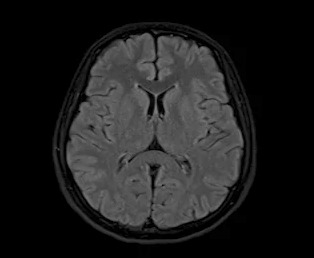
#> input picture splits_brain_tumor/test/not_tumor/no_tumor__image(100).jpg, 314 x 258 px; its folder holds 3 pictures in this run
$ python main_kmeans.py   (older library calls are emulated)
#> lines starting #> are read from the running program, lines starting #| are printed output that depends on the picture
#> (reads splits_brain_tumor/labels.json from the repository)
### feature_extraction_hog.py
# feature_extraction_hog.py
from __future__ import annotations

from pathlib import Path
from typing import Iterable, List, Tuple, Union, Optional

import numpy as np
from skimage.io import imread
from skimage.transform import resize
from skimage.feature import hog


PathLike = Union[str, Path]


def _flatten_paths_deep(obj) -> List[str]:

    out: List[str] = []

    def rec(x):
        if x is None:
            return
        if isinstance(x, (str, Path)):
            out.append(str(x))
            return
        if isinstance(x, (list, tuple, np.ndarray)):
            for y in x:
                rec(y)
            return
        out.append(str(x))

    rec(obj)
    return out


def _read_grayscale(path: str) -> np.ndarray:
    img = imread(path)
#> img is the input picture: shape (258, 314, 3); min 0, max 133, mean 29.2
    if img.ndim == 3:

        img = np.asarray(img[..., :3], dtype=np.float64)
        if img.max() > 1.5:
            img /= 255.0
        img = (
            0.2125 * img[..., 0]
            + 0.7154 * img[..., 1]
            + 0.0721 * img[..., 2]
        )
#> img: shape (258, 314) float64
    else:
        img = img.astype(np.float64)
        if img.max() > 1.5:
            img = img / 255.0
    img = np.asarray(img, dtype=np.float64)
    if not np.all(np.isfinite(img)):
        raise ValueError(f"Image contains non-finite values: {path}")
    return np.clip(img, 0.0, 1.0)


def extract_features(
    image_paths,
    image_size: Tuple[int, int] = (128, 128),
    orientations: int = 9,
    pixels_per_cell: Tuple[int, int] = (8, 8),
    cells_per_block: Tuple[int, int] = (2, 2),
    block_norm: str = "L2-Hys",
    skip_errors: bool = True,
) -> np.ndarray:

    paths = _flatten_paths_deep(image_paths)

    feats = []
    kept_paths = 0
    for p in paths:
        try:
            img = _read_grayscale(p)
            if image_size is not None:
                img = resize(
                    img, image_size, anti_aliasing=True, preserve_range=True
                ).astype(np.float64)
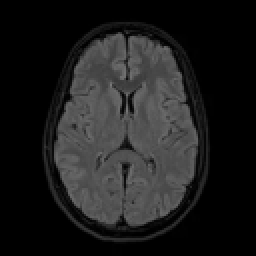
#> img: shape (128, 128) float64 (shown 2 times larger); min 0, max 0.476, mean 0.115
                if img.max() > 1.5:
                    img = img / 255.0

            f = hog(
                img,
                orientations=orientations,
                pixels_per_cell=pixels_per_cell,
                cells_per_block=cells_per_block,
                block_norm=block_norm,
                feature_vector=True,
            )
#> f = 8100 values, max 1 at index 639, min 0 at index 0, mean 0.0856
            feats.append(f.astype(np.float32))
            kept_paths += 1
        except Exception as e:
            if not skip_errors:
                raise
            continue

    if len(feats) == 0:
        raise RuntimeError(
            "HOG extract_features: no features extracted. "
            "Check paths / image formats. (All files may have failed to load.)"
        )

    X = np.vstack(feats).astype(np.float32)
    return X

### clustering_utils.py
"""Shared loading, evaluation, and plotting helpers for clustering experiments."""

import json
from pathlib import Path
import shutil

import matplotlib.pyplot as plt
import numpy as np
from scipy.optimize import linear_sum_assignment
from sklearn.metrics import (
    adjusted_rand_score,
    confusion_matrix,
    normalized_mutual_info_score,
    silhouette_score,
)

from feature_extraction_handcrafted import extract_features as extract_handcrafted
from feature_extraction_hog import extract_features as extract_hog


EXTENSIONS = {".jpg", ".jpeg", ".png", ".bmp", ".tif", ".tiff", ".webp"}


def load_metadata(splits_dir: Path):
    metadata = json.loads((splits_dir / "labels.json").read_text(encoding="utf-8"))
    return metadata["classes"], metadata["class_to_label"]


def load_split(splits_dir: Path, split: str, classes, class_to_label):
    paths, labels = [], []
    for class_name in classes:
        images = sorted(
            p for p in (splits_dir / split / class_name).glob("*")
            if p.suffix.lower() in EXTENSIONS
        )
        paths.extend(str(path) for path in images)
        labels.extend([class_to_label[class_name]] * len(images))
    return paths, np.asarray(labels, dtype=int)


def extract(feature_name: str, paths):
    extractors = {"hog": extract_hog, "handcrafted": extract_handcrafted}
    if feature_name not in extractors:
        raise ValueError("feature must be 'hog' or 'handcrafted'")
    features = np.asarray(extractors[feature_name](paths), dtype=np.float64)
    if features.shape[0] != len(paths):
        raise ValueError(
            "Feature extraction skipped one or more images; labels would no "
            "longer align with samples. Re-run with valid image files."
        )
    if not np.all(np.isfinite(features)):
        raise ValueError("Extracted features contain NaN or infinite values.")
    return features


def safe_pca_transform(pca, features):
    """Apply a fitted PCA without NumPy/BLAS matrix multiplication.

    Some macOS Python 3.9 environments used by this repository produce
    spurious overflow values for otherwise finite arrays when ``@`` is used.
    ``einsum(..., optimize=False)`` computes the identical projection using
    direct contractions and avoids that broken backend.
    """
    values = np.asarray(features, dtype=np.float64)
    centred = values - np.asarray(pca.mean_, dtype=np.float64)
    components = np.asarray(pca.components_, dtype=np.float64)
    transformed = np.einsum("ij,kj->ik", centred, components, optimize=False)
    if not np.all(np.isfinite(transformed)):
        raise FloatingPointError("PCA projection produced non-finite values.")
    return transformed


def optimal_mapping(y_true, clusters):
    true_values = np.unique(y_true)
    cluster_values = np.unique(clusters)
    counts = np.zeros((len(cluster_values), len(true_values)), dtype=int)
    for row, cluster in enumerate(cluster_values):
        for column, label in enumerate(true_values):
            counts[row, column] = np.sum((clusters == cluster) & (y_true == label))
    rows, columns = linear_sum_assignment(-counts)
    mapping = {int(cluster_values[r]): int(true_values[c]) for r, c in zip(rows, columns)}
    majority = int(np.bincount(y_true).argmax())
    return mapping, majority


def evaluate(y_true, clusters, embedding=None):
    mapping, majority = optimal_mapping(y_true, clusters)
    mapped = np.asarray([mapping.get(int(c), majority) for c in clusters], dtype=int)
    non_noise = clusters != -1
    silhouette = None
    if embedding is not None and np.unique(clusters[non_noise]).size > 1:
        silhouette = float(silhouette_score(embedding[non_noise], clusters[non_noise]))
    return {
        "ARI": float(adjusted_rand_score(y_true, clusters)),
        "NMI": float(normalized_mutual_info_score(y_true, clusters)),
        "mapped_accuracy": float(np.mean(mapped == y_true)),
        "silhouette": silhouette,
        "mapping": mapping,
    }, mapped


def save_confusion(out_path: Path, y_true, mapped, classes, title: str):
    matrix = confusion_matrix(y_true, mapped, labels=range(len(classes)))
    fig, axis = plt.subplots(figsize=(5, 4))
    image = axis.imshow(matrix, cmap="Blues")
    axis.set(xticks=range(len(classes)), yticks=range(len(classes)))
    axis.set_xticklabels(classes, rotation=20, ha="right")
    axis.set_yticklabels(classes)
    axis.set_xlabel("Mapped cluster")
    axis.set_ylabel("True class")
    axis.set_title(title)
    for i in range(len(classes)):
        for j in range(len(classes)):
            axis.text(j, i, str(matrix[i, j]), ha="center", va="center")
    fig.colorbar(image, ax=axis)
    fig.tight_layout()
    fig.savefig(out_path, dpi=160)
    plt.close(fig)


def save_representatives(out_dir: Path, paths, embedding, clusters, top_k=8):
    root = out_dir / "representatives"
    root.mkdir(parents=True, exist_ok=True)
    for cluster in np.unique(clusters):
        indices = np.where(clusters == cluster)[0]
        if not len(indices):
            continue
        centre = embedding[indices].mean(axis=0)
        order = indices[np.argsort(np.linalg.norm(embedding[indices] - centre, axis=1))]
        cluster_dir = root / ("noise" if cluster == -1 else f"cluster_{cluster}")
        cluster_dir.mkdir(exist_ok=True)
        for rank, index in enumerate(order[:top_k], start=1):
            source = Path(paths[int(index)])
            shutil.copy2(source, cluster_dir / f"{rank:02d}_{source.name}")

### feature_extraction_handcrafted.py
# feature_extraction_handcrafted.py
from __future__ import annotations

from pathlib import Path
from typing import List, Tuple, Union

import numpy as np
from skimage.io import imread
from skimage.transform import resize
from skimage.feature import local_binary_pattern, graycomatrix, graycoprops


PathLike = Union[str, Path]


def _flatten_paths_deep(obj) -> List[str]:
    out: List[str] = []

    def rec(x):
        if x is None:
            return
        if isinstance(x, (str, Path)):
            out.append(str(x))
            return
        if isinstance(x, (list, tuple, np.ndarray)):
            for y in x:
                rec(y)
            return
        out.append(str(x))

    rec(obj)
    return out


def _read_grayscale(path: str) -> np.ndarray:
    img = imread(path)
    if img.ndim == 3:
        img = np.asarray(img[..., :3], dtype=np.float64)
        if img.max() > 1.5:
            img /= 255.0
        img = (
            0.2125 * img[..., 0]
            + 0.7154 * img[..., 1]
            + 0.0721 * img[..., 2]
        )
    else:
        img = img.astype(np.float64)
        if img.max() > 1.5:
            img = img / 255.0
    img = np.asarray(img, dtype=np.float64)
    if not np.all(np.isfinite(img)):
        raise ValueError(f"Image contains non-finite values: {path}")
    return np.clip(img, 0.0, 1.0)


def _safe_skew(x: np.ndarray) -> float:
    # skew = E[(x-mu)^3] / sigma^3
    mu = float(np.mean(x))
    sigma = float(np.std(x))
    if sigma < 1e-12:
        return 0.0
    return float(np.mean((x - mu) ** 3) / (sigma ** 3 + 1e-12))


def _safe_kurtosis(x: np.ndarray) -> float:
    # kurtosis (not excess) = E[(x-mu)^4] / sigma^4
    mu = float(np.mean(x))
    sigma = float(np.std(x))
    if sigma < 1e-12:
        return 0.0
    return float(np.mean((x - mu) ** 4) / (sigma ** 4 + 1e-12))


def extract_features(
    image_paths,
    image_size: Tuple[int, int] = (128, 128),
    hist_bins: int = 32,
    lbp_P: int = 8,
    lbp_R: int = 1,
    glcm_distances=(1, 2),
    glcm_angles=(0, np.pi / 4, np.pi / 2, 3 * np.pi / 4),
    skip_errors: bool = True,
) -> np.ndarray:

    paths = _flatten_paths_deep(image_paths)

    all_feats = []
    for p in paths:
        try:
            img = _read_grayscale(p)

            if image_size is not None:
                img = resize(
                    img, image_size, anti_aliasing=True, preserve_range=True
                ).astype(np.float64)
                if img.max() > 1.5:
                    img = img / 255.0

            # Flatten pixels in [0,1]
            pix = img.flatten().astype(np.float32)

            feats = []

            # 1) basic stats
            feats.append(float(np.mean(pix)))
            feats.append(float(np.std(pix)))
            feats.append(_safe_skew(pix))
            feats.append(_safe_kurtosis(pix))

            # 2) histogram (normalized)
            hist, _ = np.histogram(pix, bins=hist_bins, range=(0.0, 1.0))
            hist = hist.astype(np.float32)
            hist = hist / (hist.sum() + 1e-12)
            feats.extend(hist.tolist())

            # 3) LBP histogram (uniform) — use uint8 to avoid float warnings
            img_u8 = np.clip(img * 255.0, 0, 255).astype(np.uint8)
            lbp = local_binary_pattern(img_u8, P=lbp_P, R=lbp_R, method="uniform")

            lbp_bins = lbp_P + 2
            lbp_hist, _ = np.histogram(lbp.flatten(), bins=lbp_bins, range=(0, lbp_bins))
            feats.extend(lbp_hist.tolist())

            # 4) GLCM props
            # GLCM expects integer levels; quantize to 8-bit
            img_u8 = np.clip(img * 255.0, 0, 255).astype(np.uint8)
            glcm = graycomatrix(
                img_u8,
                distances=list(glcm_distances),
                angles=list(glcm_angles),
                levels=256,
                symmetric=True,
                normed=True,
            )

            props = ["contrast", "dissimilarity", "homogeneity", "energy", "correlation", "ASM"]
            for pr in props:
                v = graycoprops(glcm, pr)  # shape (len(dist), len(angle))
                feats.append(float(np.mean(v)))

            all_feats.append(np.asarray(feats, dtype=np.float32))

        except Exception:
            if not skip_errors:
                raise
            continue

    if len(all_feats) == 0:
        raise RuntimeError(
            "Handcrafted extract_features: no features extracted. "
            "Check paths / image formats. (All files may have failed to load.)"
        )

    X = np.vstack(all_feats).astype(np.float32)
    return X

### main_kmeans.py
"""Binary KMeans clustering with validation-only hyperparameter selection."""

import json
from pathlib import Path

import matplotlib.pyplot as plt
from sklearn.cluster import KMeans
from sklearn.decomposition import PCA
from sklearn.preprocessing import StandardScaler

from clustering_utils import (
    evaluate, extract, load_metadata, load_split, save_confusion,
    save_representatives, safe_pca_transform,
)


PCA_GRID = [10, 20, 30, 50, 80, 100]
INIT_GRID = ["k-means++", "random"]
N_INIT_GRID = [10, 20, 40]
SEED = 42


def main(feature: str):
    splits = Path("splits_brain_tumor")
    classes, mapping = load_metadata(splits)
    data = {name: load_split(splits, name, classes, mapping) for name in ("train", "val", "test")}
    features = {name: extract(feature, paths) for name, (paths, _) in data.items()}
    out_dir = Path("outputs") / "kmeans" / feature
    out_dir.mkdir(parents=True, exist_ok=True)

    scaler = StandardScaler().fit(features["train"])
    scaled = {name: scaler.transform(values) for name, values in features.items()}
    maximum = min(scaled["train"].shape) - 1
#> maximum = 3
    dimensions = [d for d in PCA_GRID if d <= maximum] or [maximum]
#> dimensions = [3]
    results, candidates = [], []

    for dimension in dimensions:
        # ARPACK avoids NumPy's randomized matrix-multiplication path, which
        # emits overflow warnings with the macOS/Python 3.9 environment used
        # by this project.
        pca = PCA(
            n_components=dimension, svd_solver="arpack", random_state=SEED
        ).fit(scaled["train"])
        embedded = {
            name: safe_pca_transform(pca, values)
            for name, values in scaled.items()
        }
        for init in INIT_GRID:
            for n_init in N_INIT_GRID:
                model = KMeans(
                    n_clusters=2, init=init, n_init=n_init,
                    max_iter=500, random_state=SEED,
                ).fit(embedded["train"])
                validation_clusters = model.predict(embedded["val"])
                metrics, _ = evaluate(data["val"][1], validation_clusters, embedded["val"])
                row = {
                    "params": {"pca_dim": dimension, "init": init, "n_init": n_init},
                    "validation": metrics,
                }
                results.append(row)
                candidates.append((metrics["NMI"], row, model, pca, embedded))

    _, best, model, pca, embedded = max(candidates, key=lambda item: item[0])
    validation_clusters = model.predict(embedded["val"])
    test_clusters = model.predict(embedded["test"])
    validation_metrics, validation_mapped = evaluate(data["val"][1], validation_clusters, embedded["val"])
    test_metrics, test_mapped = evaluate(data["test"][1], test_clusters, embedded["test"])
    save_confusion(out_dir / "confusion_matrix_val.png", data["val"][1], validation_mapped, classes, "KMeans validation")
#> in save_confusion, `fig.savefig(out_path, dpi=160)`:
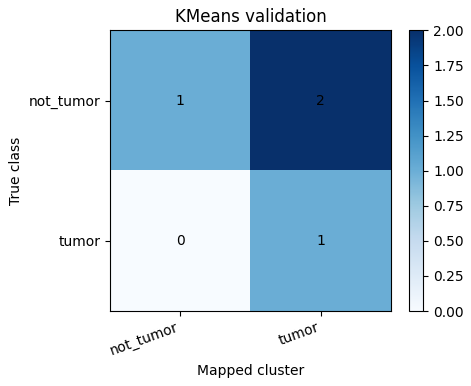
#> figure drawn by matplotlib, 2 panels
    save_confusion(out_dir / "confusion_matrix_test.png", data["test"][1], test_mapped, classes, "KMeans test")
    save_representatives(out_dir, data["test"][0], embedded["test"], test_clusters)

    fig, axis = plt.subplots()
    for init in INIT_GRID:
        xs, ys = [], []
        for dimension in dimensions:
            subset = [r for r in results if r["params"]["pca_dim"] == dimension and r["params"]["init"] == init]
            xs.append(dimension)
            ys.append(max(r["validation"]["NMI"] for r in subset))
        axis.plot(xs, ys, marker="o", label=init)
    axis.set(xlabel="PCA components", ylabel="Best validation NMI", title="KMeans grid search")
    axis.legend()
    fig.tight_layout()
    fig.savefig(out_dir / "validation_nmi_vs_pca.png", dpi=160)
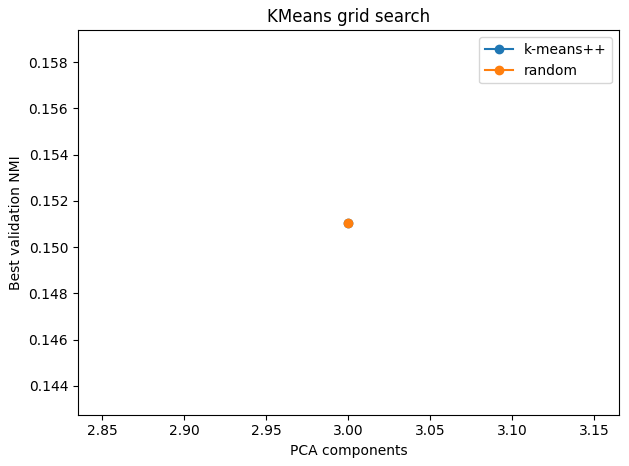
#> figure drawn by matplotlib, 1 panel
    plt.close(fig)

    output = {
        "model": "KMeans", "feature": feature, "classes": classes,
        "selection_metric": "validation NMI", "best_params": best["params"],
        "validation_metrics": validation_metrics, "test_metrics": test_metrics,
        "grid_results": results,
    }
    (out_dir / "results.json").write_text(json.dumps(output, indent=2), encoding="utf-8")
    print(json.dumps({key: output[key] for key in ("best_params", "validation_metrics", "test_metrics")}, indent=2))


if __name__ == "__main__":
    for feature_name in ("hog", "handcrafted"):
        print(f"\n{'=' * 72}\nRunning KMeans with {feature_name} features\n{'=' * 72}")
        main(feature_name)
